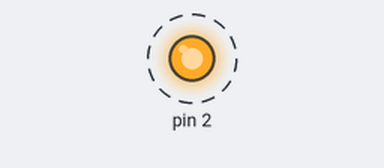
Bench run of a sketch on a simulated Arduino Uno, built with avr-gcc and run on an emulated ATmega328P. On the bench: output pins drawn as LEDs (lit = HIGH). Dashed ring = blinking.

Above: at 0.5 s.
Timing chart, 0 to 4.6 s (numbered marks = the images above):
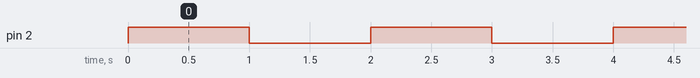

Measured:
- by itself, pin 2: alternates HIGH for 1.0 s and LOW for 1.0 s

The sketch:

BlinkWithInterruptions.ino
```cpp
#define DDRD   (*(volatile unsigned char*)  0x2A)
#define PORTD  (*(volatile unsigned char*)  0x2B)
#define TCCR1A (*(volatile unsigned char*)  0x80)
#define TCCR1B (*(volatile unsigned char*)  0x81)
#define TIMSK1 (*(volatile unsigned char*)  0x6F)
#define OCR1A  (*(volatile unsigned short*) 0x88)

void setup() {
  TCCR1A = 0;
  TCCR1B = 0;
  TCCR1B |= 0b00000101; // Sets the prescaler to 1024
  TCCR1B |= 0b00001000; // Enables CTC
  OCR1A = 15625;        // Sets the compare value
  TIMSK1 |= 0b00000010; // Enables the interruption on compare match A
  DDRD |= 0b00000100;   // Sets PD2 (pin 2) as an output
}

// This function will be called when the interruption is triggered
ISR(TIMER1_COMPA_vect) {
  PORTD ^= 0b00000100;  // Toggles PD2 (pin 2)
}

void loop() {}
```
